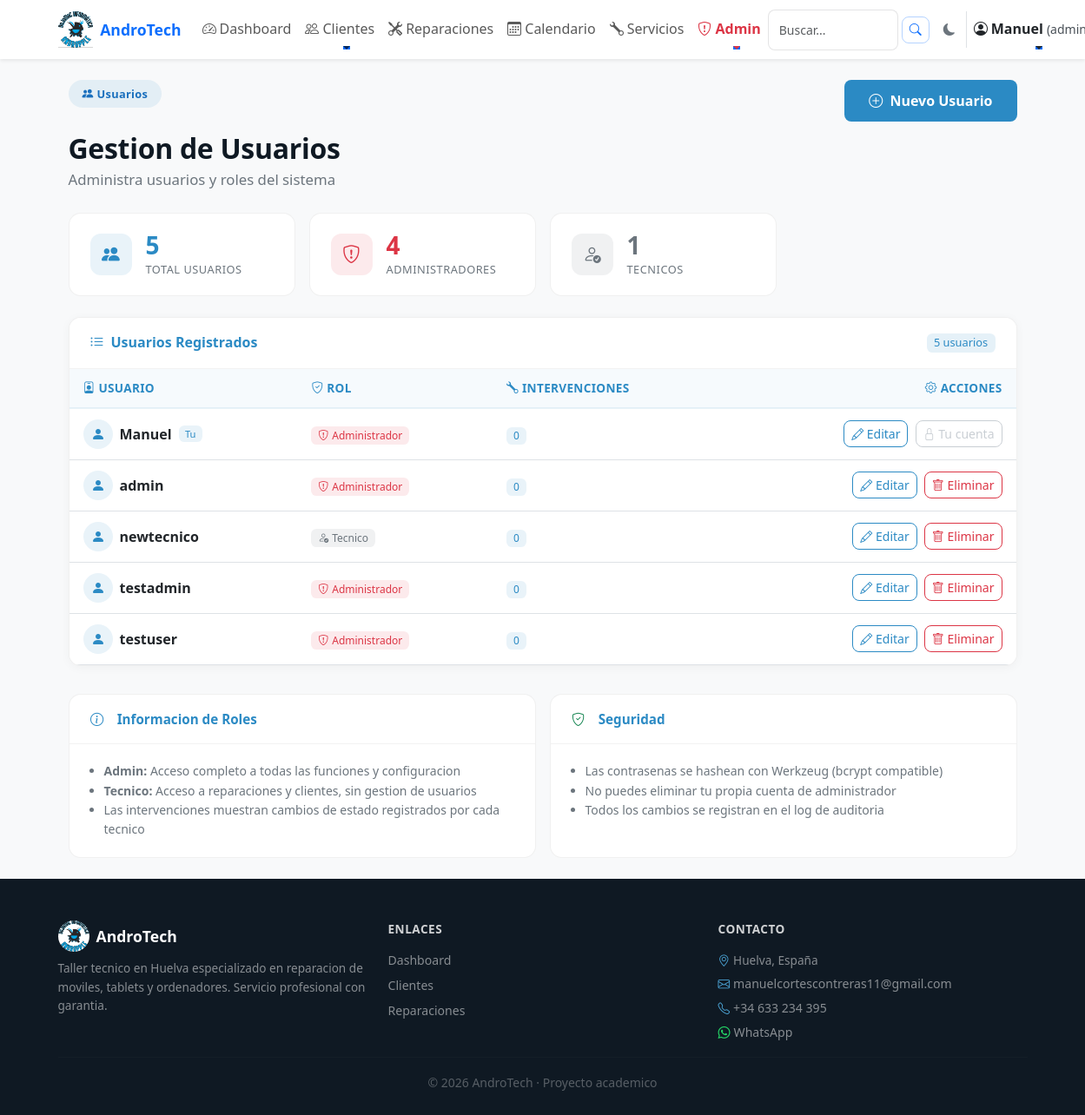
/admin/usuarios (signed in), run on the app's committed database.
### tables this page shows
CREATE TABLE usuarios (
    id INTEGER PRIMARY KEY AUTOINCREMENT,
    usuario TEXT NOT NULL UNIQUE,
    contraseña TEXT NOT NULL,
    rol TEXT DEFAULT 'tecnico'
);

### app.py (the view)
@app.route("/admin/usuarios")
@login_required
@permiso_requerido('usuarios_ver')
def admin_usuarios():
    conn = get_db()
    usuarios = conn.execute("""
        SELECT id, usuario, rol,
               (SELECT COUNT(*) FROM reparaciones_historial
                WHERE usuario = usuarios.usuario) AS intervenciones
        FROM usuarios
        ORDER BY usuario ASC
    """).fetchall()
    conn.close()
    try:
        logger.info(json.dumps({
            "event": "admin_usuarios_viewed",
            "admin": session.get('usuario'),
            "total_usuarios": len(usuarios)
        }, ensure_ascii=False))
    except Exception:
        logger.info(f"admin_usuarios_viewed by {session.get('usuario')}")
    return render_template("admin_usuarios.html", usuarios=usuarios)

### templates/admin_usuarios.html (shortened to what this page needs)
{% extends "base.html" %}
{% block content %}
<div class="container-fluid py-4">
    <div class="d-flex flex-wrap justify-content-between align-items-start mb-4">
        <div>
            <span class="at-pill"><i class="bi bi-people-fill me-1"></i>Usuarios</span>
            <h1 class="at-section-title mt-2 mb-1">Gestion de Usuarios</h1>
            <p class="at-section-sub">Administra usuarios y roles del sistema</p>
        </div>
        <a href="{{ url_for('nuevo_usuario') }}" class="at-btn-primary btn mt-2 mt-md-0">
            <i class="bi bi-plus-circle me-1"></i> Nuevo Usuario
        </a>
    </div>
    <div class="row g-3 mb-4">
        <div class="col-sm-6 col-lg-3">
            <div class="at-dash-kpi">
                <div class="at-dash-kpi-icon" style="background: rgba(43,138,196,.1);">
                    <i class="bi bi-people-fill" style="color: #2B8AC4; font-size: 1.3rem;"></i>
                </div>
                <div>
                    <div class="at-dash-kpi-value" style="color: #2B8AC4;">{{ usuarios|length }}</div>
                    <div class="at-dash-kpi-label">Total Usuarios</div>
                </div>
            </div>
        </div>
        <div class="col-sm-6 col-lg-3">
            <div class="at-dash-kpi">
                <div class="at-dash-kpi-icon" style="background: rgba(220,53,69,.1);">
                    <i class="bi bi-shield-exclamation" style="color: #dc3545; font-size: 1.3rem;"></i>
                </div>
                <div>
                    <div class="at-dash-kpi-value" style="color: #dc3545;">{{ usuarios|selectattr('rol','equalto','admin')|list|length }}</div>
                    <div class="at-dash-kpi-label">Administradores</div>
                </div>
            </div>
        </div>
        <div class="col-sm-6 col-lg-3">
            <div class="at-dash-kpi">
                <div class="at-dash-kpi-icon" style="background: rgba(108,117,125,.1);">
                    <i class="bi bi-person-check" style="color: #6c757d; font-size: 1.3rem;"></i>
                </div>
                <div>
                    <div class="at-dash-kpi-value" style="color: #6c757d;">{{ usuarios|selectattr('rol','equalto','tecnico')|list|length }}</div>
                    <div class="at-dash-kpi-label">Tecnicos</div>
                </div>
            </div>
        </div>
    </div>
    <div class="at-admin-card">
        <div class="at-admin-card-header d-flex justify-content-between align-items-center">
            <span><i class="bi bi-list-ul me-2"></i>Usuarios Registrados</span>
            <span class="badge" style="background: rgba(43,138,196,.12); color: #2B8AC4; font-size: .8rem;">
                {{ usuarios|length }} usuario{{ 's' if usuarios|length != 1 else '' }}
            </span>
        </div>
        {% if usuarios %}
        <div class="table-responsive">
            <table class="at-admin-table table mb-0">
                <thead>
                    <tr>
                        <th><i class="bi bi-person-badge me-1"></i>Usuario</th>
                        <th><i class="bi bi-shield-check me-1"></i>Rol</th>
                        <th><i class="bi bi-wrench me-1"></i>Intervenciones</th>
                        <th class="text-end"><i class="bi bi-gear me-1"></i>Acciones</th>
                    </tr>
                </thead>
                <tbody>
                    {% for usuario in usuarios %}
                    <tr>
                        <td>
                            <div class="d-flex align-items-center gap-2">
                                <div style="width:34px;height:34px;border-radius:50%;background:rgba(43,138,196,.1);display:flex;align-items:center;justify-content:center;">
                                    <i class="bi bi-person-fill" style="color:#2B8AC4;font-size:1rem;"></i>
                                </div>
                                <strong>{{ usuario.usuario }}</strong>
                                {% if session.get('usuario') == usuario.usuario %}
                                <span class="badge" style="background:rgba(43,138,196,.1);color:#2B8AC4;font-size:.7rem;">Tu</span>
                                {% endif %}
                            </div>
                        </td>
                        <td>
                            {% if usuario.rol == 'admin' %}
                            <span class="badge" style="background:rgba(220,53,69,.1);color:#dc3545;">
                                <i class="bi bi-shield-exclamation me-1"></i>Administrador
                            </span>
                            {% else %}
                            <span class="badge" style="background:rgba(108,117,125,.1);color:#6c757d;">
                                <i class="bi bi-person-check me-1"></i>Tecnico
                            </span>
                            {% endif %}
                        </td>
                        <td>
                            <span class="badge" style="background:rgba(43,138,196,.1);color:#2B8AC4;">
                                {{ usuario.intervenciones or 0 }}
                            </span>
                        </td>
                        <td class="text-end">
                            <a href="{{ url_for('editar_usuario', id=usuario.id) }}"
                               class="btn btn-sm"
                               style="border:1px solid #2B8AC4;color:#2B8AC4;"
                               title="Editar usuario">
                                <i class="bi bi-pencil"></i> Editar
                            </a>
                            {% if session.get('usuario') != usuario.usuario %}
                            <a href="{{ url_for('borrar_usuario', id=usuario.id) }}"
                               class="btn btn-sm ms-1"
                               style="border:1px solid #dc3545;color:#dc3545;"
                               onclick="return confirm('¿Estas seguro de que quieres eliminar este usuario?');"
                               title="Eliminar usuario">
                                <i class="bi bi-trash"></i> Eliminar
                            </a>
                            {% else %}
                            <button class="btn btn-sm ms-1" disabled
                                    style="border:1px solid #adb5bd;color:#adb5bd;"
                                    title="No puedes eliminarte a ti mismo">
                                <i class="bi bi-lock"></i> Tu cuenta
                            </button>
                            {% endif %}
                        </td>
                    </tr>
                    {% endfor %}
                </tbody>
            </table>
        </div>
        {% endif %}
    </div>
    <div class="row g-3 mt-3">
        <div class="col-lg-6">
            <div class="at-dash-card">
                <div class="at-dash-card-header">
                    <i class="bi bi-info-circle me-2" style="color:#2B8AC4;"></i>Informacion de Roles
                </div>
                <div class="at-dash-card-body">
                    <ul class="mb-0 ps-3 small" style="color:#6c757d;">
                        <li><strong>Admin:</strong> Acceso completo a todas las funciones y configuracion</li>
                        <li><strong>Tecnico:</strong> Acceso a reparaciones y clientes, sin gestion de usuarios</li>
                        <li>Las intervenciones muestran cambios de estado registrados por cada tecnico</li>
                    </ul>
                </div>
            </div>
        </div>
        <div class="col-lg-6">
            <div class="at-dash-card">
                <div class="at-dash-card-header">
                    <i class="bi bi-shield-check me-2" style="color:#198754;"></i>Seguridad
                </div>
                <div class="at-dash-card-body">
                    <ul class="mb-0 ps-3 small" style="color:#6c757d;">
                        <li>Las contrasenas se hashean con Werkzeug (bcrypt compatible)</li>
                        <li>No puedes eliminar tu propia cuenta de administrador</li>
                        <li>Todos los cambios se registran en el log de auditoria</li>
                    </ul>
                </div>
            </div>
        </div>
    </div>
</div>
{% endblock %}

### templates/base.html (shortened to what this page needs)
<!DOCTYPE html>
<html lang="es">
<head>
    <link
        href="https://cdn.jsdelivr.net/npm/bootstrap@5.3.0/dist/css/bootstrap.min.css"
        rel="stylesheet">
        <link rel="stylesheet" href="{{ url_for('static', filename='css/style.css') }}">
        <link rel="stylesheet"
            href="https://cdn.jsdelivr.net/npm/bootstrap-icons@1.11.1/font/bootstrap-icons.css">
</head>
<body class="bg-light">
<nav class="navbar navbar-expand-lg navbar-light bg-white shadow-sm sticky-top">
    <div class="container">
        <a class="navbar-brand d-flex align-items-center" href="/">
            <img src="{{ url_for('static', filename='imagenes/logo.jpg') }}" alt="AndroTech" style="height: 42px; width: auto; object-fit: contain;" class="me-2">
            <span class="fw-bold text-primary" style="font-size: 1.1rem;">AndroTech</span>
        </a>
        <div class="collapse navbar-collapse" id="navbarContent">
            {% if session.usuario %}
                <ul class="navbar-nav me-auto align-items-lg-center">
                    <li class="nav-item">
                        <a class="nav-link d-flex align-items-center gap-1 {% if request.endpoint == 'dashboard' %}active fw-semibold{% endif %}"
                           href="/dashboard">
                            <i class="bi bi-speedometer2"></i><span>Dashboard</span>
                        </a>
                    </li>
                    <li class="nav-item dropdown">
                        <a class="nav-link dropdown-toggle d-flex align-items-center gap-1 {% if request.endpoint == 'clientes' %}active fw-semibold{% endif %}"
                           href="#" id="clientesDropdown" role="button" data-bs-toggle="dropdown" aria-expanded="false">
                            <i class="bi bi-people"></i><span>Clientes</span>
                        </a>
                    </li>
                    <li class="nav-item">
                        <a class="nav-link d-flex align-items-center gap-1 {% if request.endpoint == 'reparaciones' %}active fw-semibold{% endif %}"
                           href="/reparaciones">
                            <i class="bi bi-tools"></i><span>Reparaciones</span>
                        </a>
                    </li>
                    <li class="nav-item">
                        <a class="nav-link d-flex align-items-center gap-1 {% if request.endpoint == 'calendario' %}active fw-semibold{% endif %}"
                           href="/calendario">
                            <i class="bi bi-calendar3"></i><span>Calendario</span>
                        </a>
                    </li>
                    <li class="nav-item">
                        <a class="nav-link d-flex align-items-center gap-1 {% if request.endpoint == 'servicios' %}active fw-semibold{% endif %}"
                           href="/servicios">
                            <i class="bi bi-wrench"></i><span>Servicios</span>
                        </a>
                    </li>
                    {% if tiene_permiso('usuarios_ver') or tiene_permiso('roles_gestionar') or tiene_permiso('inventario_ver') %}
                    <li class="nav-item dropdown">
                        <a class="nav-link dropdown-toggle d-flex align-items-center gap-1 text-danger fw-semibold"
                           href="#" id="adminDropdown" role="button" data-bs-toggle="dropdown" aria-expanded="false">
                            <i class="bi bi-shield-exclamation"></i><span>Admin</span>
                        </a>
                    </li>
                    {% endif %}
                </ul>
                <form class="d-flex align-items-center ms-auto me-2" action="/buscar" method="get">
                    <input class="form-control form-control-sm me-1" type="search" placeholder="Buscar..." aria-label="Buscar" name="q" value="{{ request.args.get('q','') }}" minlength="2" style="width: 150px;">
                    <button class="btn btn-outline-primary btn-sm" type="submit"><i class="bi bi-search"></i></button>
                </form>
                <button id="darkModeToggle" class="btn btn-sm btn-outline-secondary border-0 px-2 me-1" title="Modo oscuro" aria-label="Cambiar tema">
                    <i class="bi bi-moon-fill"></i>
                </button>
                <ul class="navbar-nav align-items-lg-center">
                    <li class="nav-item dropdown">
                        <a class="nav-link dropdown-toggle d-flex align-items-center gap-1 fw-semibold text-dark border-start ps-2"
                           href="#" id="userDropdown" role="button"
                           data-bs-toggle="dropdown" aria-expanded="false">
                            <i class="bi bi-person-circle"></i>
                            <span>{{ session.usuario }}</span>
                            <small class="text-muted">({{ session.rol }})</small>
                        </a>
                    </li>
                </ul>
            {% endif %}
        </div>
    </div>
</nav>
<div class="container-fluid px-0">
    <div class="container">
        {% block content %}{% endblock %}
    </div>
</div>
<footer class="at-footer">
    <div class="container">
        <div class="row g-4">
            <div class="col-md-4 footer-col">
                <div class="d-flex align-items-center mb-2">
                    <img src="{{ url_for('static', filename='imagenes/logo.jpg') }}" alt="AndroTech" style="width:36px;height:36px;border-radius:50%;object-fit:cover" class="me-2">
                    <span class="fw-bold at-footer-brand">AndroTech</span>
                </div>
                <p class="at-footer-desc">Taller tecnico en Huelva especializado en reparacion de moviles, tablets y ordenadores. Servicio profesional con garantia.</p>
            </div>
            <div class="col-md-4 footer-col">
                <h6 class="at-footer-heading">Enlaces</h6>
                <div class="d-flex flex-column">
                    {% if session.usuario %}
                        <a href="/dashboard" class="at-footer-link">Dashboard</a>
                        <a href="/clientes" class="at-footer-link">Clientes</a>
                        <a href="/reparaciones" class="at-footer-link">Reparaciones</a>
                    {% endif %}
                </div>
            </div>
            <div class="col-md-4 footer-col">
                <h6 class="at-footer-heading">Contacto</h6>
                <div class="at-footer-contact">
                    <div><i class="bi bi-geo-alt me-1"></i>Huelva, España</div>
                    <div><i class="bi bi-envelope me-1"></i><a href="mailto:manuelcortescontreras11@gmail.com" class="at-footer-link">manuelcortescontreras11@gmail.com</a></div>
                    <div><i class="bi bi-telephone me-1"></i><a href="tel:+34633234395" class="at-footer-link">+34 633 234 395</a></div>
                    <div><a href="https://wa.me/34633234395" target="_blank" rel="noopener" class="at-footer-link"><i class="bi bi-whatsapp me-1" style="color:#25D366 !important;"></i>WhatsApp</a></div>
                </div>
            </div>
        </div>
        <hr class="my-3 opacity-25">
        <div class="text-center">
            <small class="at-footer-copy">&copy; <span id="footer-year"></span> AndroTech &middot; Proyecto academico</small>
        </div>
    </div>
</footer>
</body>
</html>

### data on the page
usuarios: usuario "Manuel", shows "Tu", rol "admin" (drawn), intervenciones "0", shows "Tu cuenta"
usuarios: usuario "admin", rol "admin" (drawn), intervenciones "0"
usuarios: usuario "newtecnico", rol "tecnico" (drawn), intervenciones "0"
usuarios: usuario "testadmin", rol "admin" (drawn), intervenciones "0"
usuarios: usuario "testuser", rol "admin" (drawn), intervenciones "0"

### other printed values
{{ usuarios|length }} "5"
{{ usuarios|selectattr('rol','equalto','admin')|list|length }} "4"
{{ usuarios|selectattr('rol','equalto','tecnico')|list|length }} "1"
{{ 's' if usuarios|length != 1 else '' }} "s"
